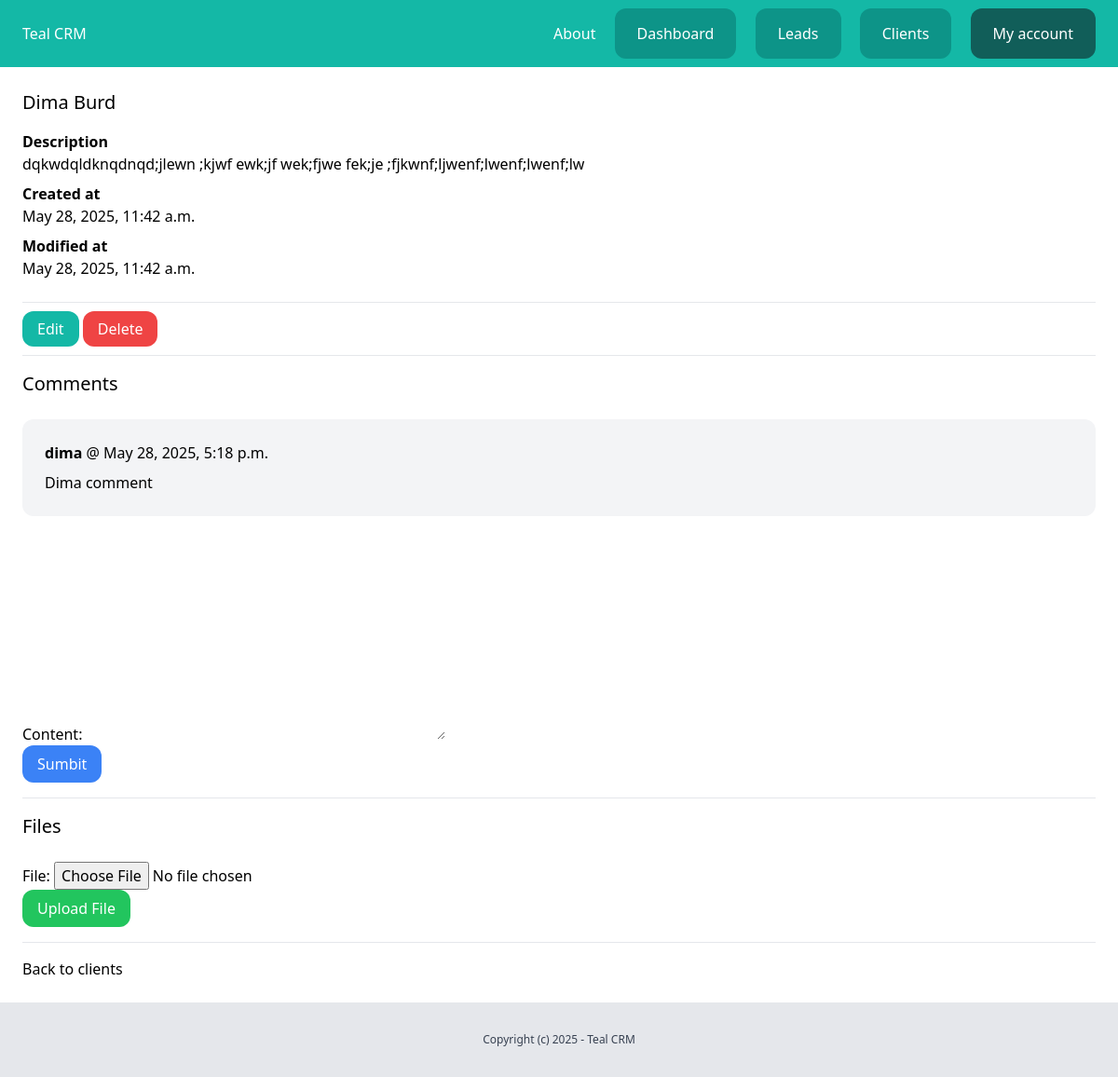
Before: /dashboard/clients/3/ (signed in) with the older database file.
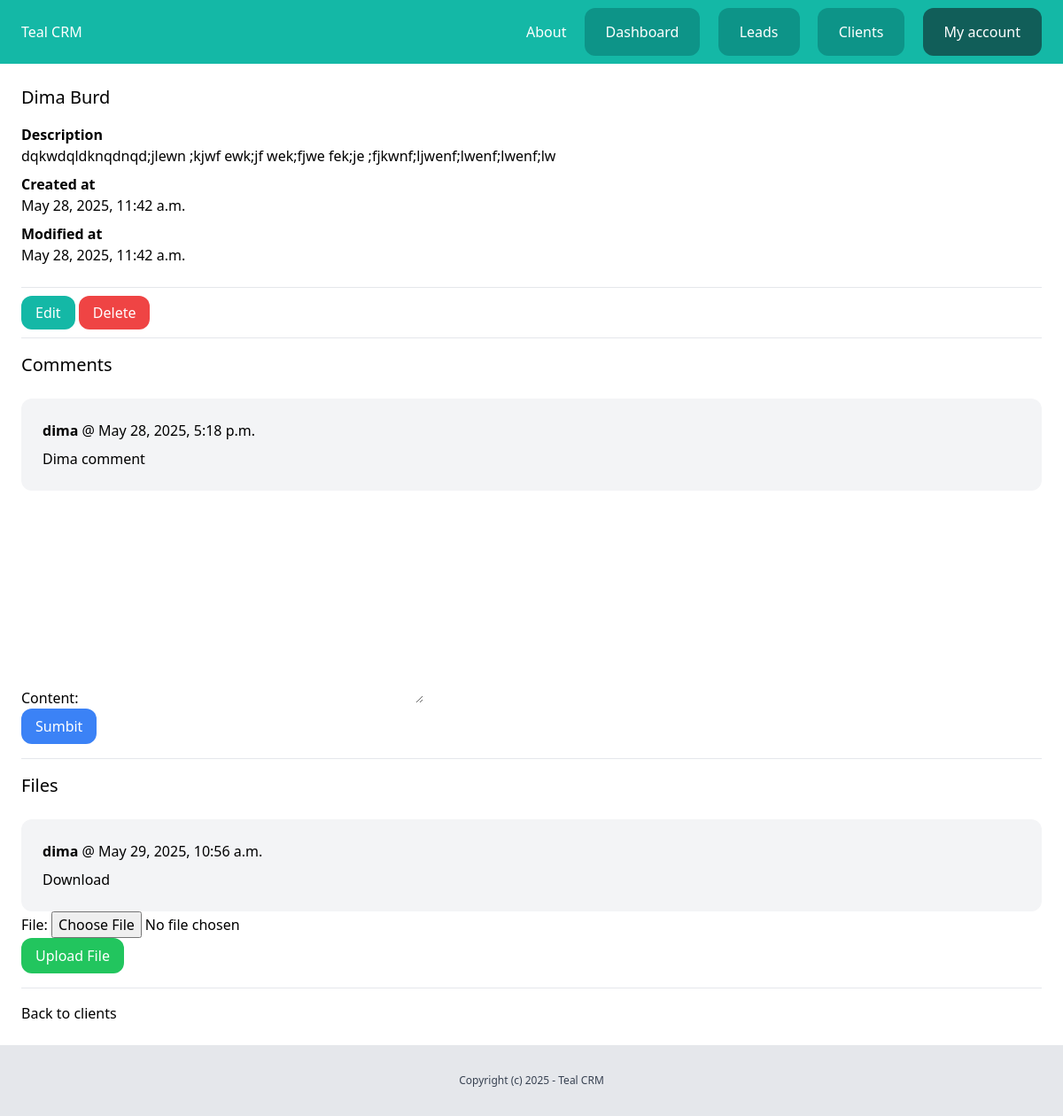
After: the same page with the newer database file.
### client/models.py (models this page shows, shortened)
class Client(models.Model):
    team = models.ForeignKey(Team, related_name='clients', on_delete=models.CASCADE)
    name = models.CharField(max_length=255)
    email = models.EmailField()
    description = models.TextField(blank=True, null=True)
    created_by = models.ForeignKey(User, related_name='clients', on_delete=models.CASCADE)
    created_at = models.DateTimeField(auto_now_add=True)
    modified_at = models.DateTimeField(auto_now=True)
    class Meta:
        ordering = ('name',)

class Comment(models.Model):
    team = models.ForeignKey(Team, related_name='client_comments', on_delete=models.CASCADE)
    client = models.ForeignKey(Client, related_name='comments', on_delete=models.CASCADE)
    content = models.TextField(blank=True, null=True)
    created_by = models.ForeignKey(User, related_name='client_comments', on_delete=models.CASCADE)
    created_at = models.DateTimeField(auto_now_add=True)

class ClientFile(models.Model):
    team = models.ForeignKey(Team, related_name='client_files', on_delete=models.CASCADE)
    client = models.ForeignKey(Client, related_name='files', on_delete=models.CASCADE)
    file = models.FileField(upload_to='leadfiles')
    created_by = models.ForeignKey(User, related_name='client_files', on_delete=models.CASCADE)
    created_at = models.DateTimeField(auto_now_add=True)

### client/views.py (the view, shortened to what this page needs)
# urls.py: path('<int:pk>/', views.clients_detail, name='detail'),
@login_required
def clients_detail(request, pk):
    client = get_object_or_404(Client, created_by=request.user, pk=pk)
    team = Team.objects.filter(created_by=request.user)[0]
    comment_form = AddCommentForm()
    file_form = AddFileForm()
    return render(request, 'client/clients_detail.html', {
        'client': client,
        'form': comment_form,
        'file_form': file_form,
    })

### client/forms.py
class AddCommentForm(forms.ModelForm):
    class Meta:
        model = Comment
        fields = ('content', )

class AddFileForm(forms.ModelForm):
    class Meta:
        model = ClientFile
        fields = ('file', )

### client/templates/client/clients_detail.html (shortened to what this page needs)
{% extends "core/base.html" %}
{% block content %}
    <div class="py-6 px-6">
        <h1 class="mb-4 text-xl">{{ client.name }}</h1>
        {% if client.description %}
            <p class="font-semibold">Description</p>
            <p class="mb-2">{{ client.description }}</p>
        {% endif %}
        <p class="font-semibold">Created at</p>
        <p class="mb-2">{{ client.created_at }}</p>
        <p class="font-semibold">Modified at</p>
        <p class="mb-6">{{ client.modified_at }}</p>
        <hr class="my-4">
        <a href="{% url 'clients:edit' client.id %}" class="py-2 px-4 rounded-xl bg-teal-500 text-white">Edit</a>
        <a href="{% url 'clients:delete' client.id %}" class="py-2 px-4 rounded-xl bg-red-500 text-white">Delete</a>
        <hr class="my-4">
            <h2 class="mb-6 text-xl">Comments</h2>
            <div class="space-y-4">
                {% for comment in client.comments.all %}
                    <div class="bg-gray-100 py-6 px-6 rounded-xl">
                        <p class="mb-2"><strong>{{ comment.created_by }}</strong> @ {{ comment.created_at }}</p>
                        {{ comment.content }}
                    </div>
                {% endfor %}
            </div>
        <form action="{% url 'clients:comment' client.id %}" method="POST">
            {{ form.as_p}}
            <button type="submit" name="submit_comment" class="py-2 px-4 rounded-xl bg-blue-500 text-white">Sumbit</button>
        </form>
        <hr class="my-4">
            <h2 class="mb-6 text-xl">Files</h2>
            <div class="space-y-4">
                {% for file in client.files.all %}
                    <div class="bg-gray-100 py-6 px-6 rounded-xl">
                        <p class="mb-2"><strong>{{ file.created_by }}</strong> @ {{ file.created_at }}</p>
                        <a href="{{ file.file.url }}">Download</a>
                    </div>
                {% endfor %}
            </div>
            <form action="{% url 'clients:file' client.id %}" method="POST" enctype="multipart/form-data">
                {{ file_form.as_p }}
                <button type="submit" name="submit_file" class="py-2 px-4 rounded-xl bg-green-500 text-white">Upload File</button>
            </form>
        <hr class="my-4">
        <a href="{% url 'clients:list' %}">Back to clients</a>
    </div>
{% endblock %}

### core/templates/core/base.html (shortened to what this page needs)
{% load static %}
<!doctype html>
<html>
  <head>
    <link rel="stylesheet" href="{% static "main.min.css" %}">
  </head>
  <body>
    <div>
        <nav class="py-6 px-6 flex justify-between bg-teal-500">
            <a href="/" class="text-white">Teal CRM</a>
            <div class="space-x-4">
            	<a href="{% url 'about' %}" class="text-white">About</a>
                {% if request.user.is_authenticated %}
                    <a href="{% url 'dashboard:index' %}" class="py-4 px-6 bg-teal-600 rounded-xl text-white">Dashboard</a>
                    <a href="{% url 'leads:list' %}" class="py-4 px-6 bg-teal-600 rounded-xl text-white">Leads</a>
                    <a href="{% url 'clients:list' %}" class="py-4 px-6 bg-teal-600 rounded-xl text-white">Clients</a>
                    <a href="{% url 'user_profile:myaccount' %}" class="py-4 px-6 bg-teal-800 rounded-xl text-white">My account</a>
                {% else %}
                    <a href="{% url 'login' %}" class="py-4 px-6 bg-teal-600 rounded-xl text-white">Log in</a>
                    <a href="{% url 'user_profile:signup' %}" class="py-4 px-6 bg-teal-300 rounded-xl text-white">Sign up</a>
                {% endif %}
            </div>
        </nav>
        {% block content %}
        {% endblock %}
        <footer class="py-8 text-center bg-gray-200">
            <p class="text-xs text-gray-700">Copyright (c) 2025 - Teal CRM</p>
        </footer>
    </div>
  </body>
</html>

Changed rows visible on the page:
added ClientFile: created_by "dima", created_at "May 29, 2025, 10:56 a.m."
